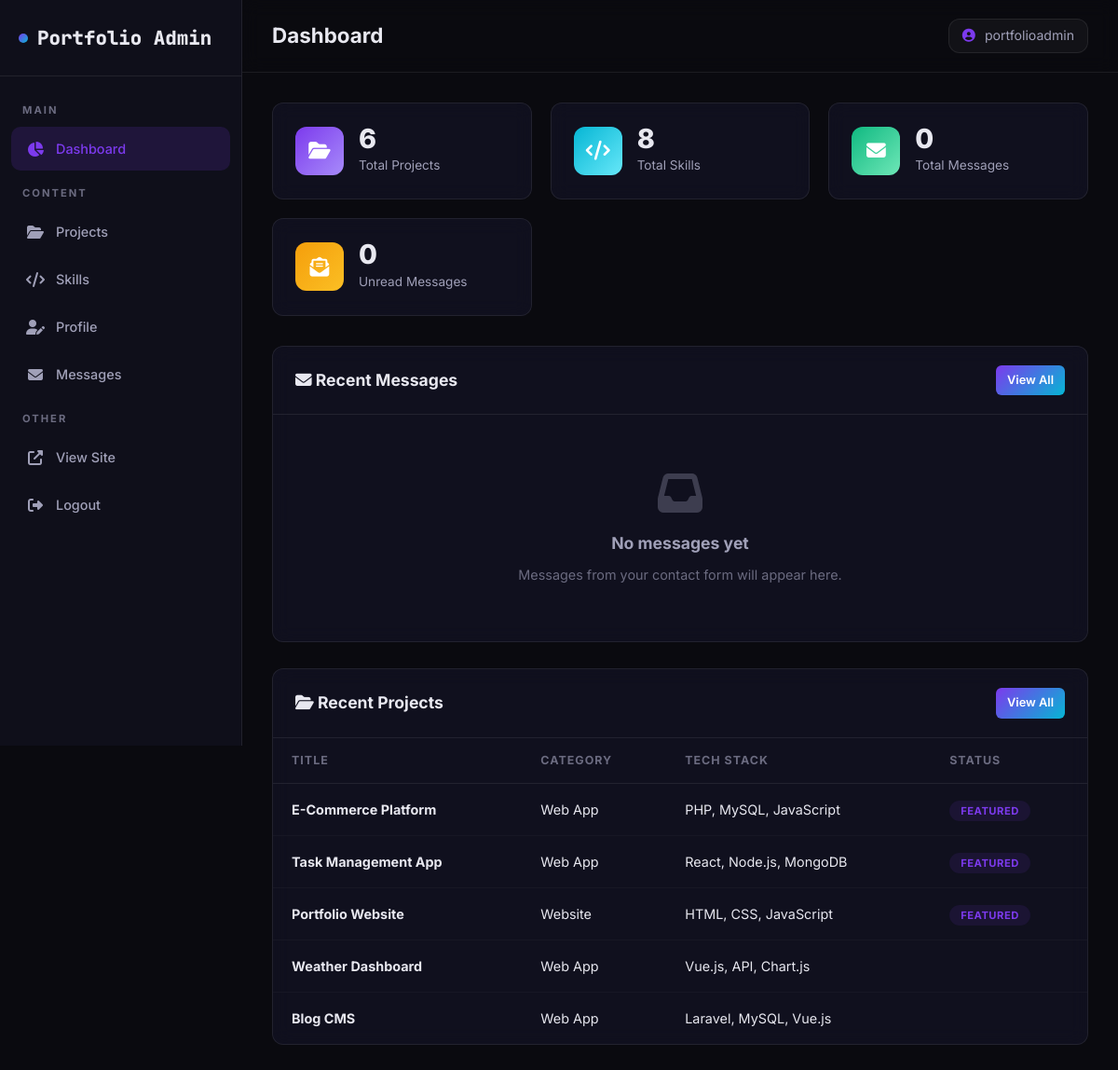
Screenshot of /admin/dashboard.php (signed in) with the database file from the repository.
### tables this page shows
CREATE TABLE IF NOT EXISTS projects (
    id INT AUTO_INCREMENT PRIMARY KEY,
    title VARCHAR(200) NOT NULL,
    description TEXT,
    image VARCHAR(255),
    category VARCHAR(50),
    tech_stack VARCHAR(255),
    link VARCHAR(255),
    github_link VARCHAR(255),
    is_featured TINYINT(1) DEFAULT 0,
    created_at TIMESTAMP DEFAULT CURRENT_TIMESTAMP
);

### admin/dashboard.php (the view, shortened to what this page needs)
<?php
$db = getDB();
$totalProjects = $db->query("SELECT COUNT(*) FROM projects")->fetchColumn();
$totalSkills = $db->query("SELECT COUNT(*) FROM skills")->fetchColumn();
$totalMessages = $db->query("SELECT COUNT(*) FROM messages")->fetchColumn();
$unreadMessages = $db->query("SELECT COUNT(*) FROM messages WHERE is_read = 0")->fetchColumn();
$recentMessages = $db->query("SELECT * FROM messages ORDER BY created_at DESC LIMIT 5")->fetchAll();
$recentProjects = $db->query("SELECT * FROM projects ORDER BY created_at DESC LIMIT 5")->fetchAll();
require_once 'includes/header.php';
?>
<div class="stats-grid">
    <div class="stat-card">
        <div class="stat-icon purple"><i class="fas fa-folder-open"></i></div>
        <div class="stat-info">
            <h3><?= $totalProjects ?></h3>
            <p>Total Projects</p>
        </div>
    </div>
    <div class="stat-card">
        <div class="stat-icon cyan"><i class="fas fa-code"></i></div>
        <div class="stat-info">
            <h3><?= $totalSkills ?></h3>
            <p>Total Skills</p>
        </div>
    </div>
    <div class="stat-card">
        <div class="stat-icon green"><i class="fas fa-envelope"></i></div>
        <div class="stat-info">
            <h3><?= $totalMessages ?></h3>
            <p>Total Messages</p>
        </div>
    </div>
    <div class="stat-card">
        <div class="stat-icon orange"><i class="fas fa-envelope-open-text"></i></div>
        <div class="stat-info">
            <h3><?= $unreadMessages ?></h3>
            <p>Unread Messages</p>
        </div>
    </div>
</div>
<div class="admin-table-wrapper" style="margin-bottom: 28px;">
    <div class="table-header">
        <h3><i class="fas fa-envelope"></i> Recent Messages</h3>
        <a href="messages.php" class="btn-admin btn-admin-sm btn-admin-primary">View All</a>
    </div>
    <?php if (empty($recentMessages)): ?>
    <div class="empty-state">
        <i class="fas fa-inbox"></i>
        <h3>No messages yet</h3>
        <p>Messages from your contact form will appear here.</p>
    </div>
    <?php endif; ?>
</div>
<div class="admin-table-wrapper">
    <div class="table-header">
        <h3><i class="fas fa-folder-open"></i> Recent Projects</h3>
        <a href="projects.php" class="btn-admin btn-admin-sm btn-admin-primary">View All</a>
    </div>
    <?php if (empty($recentProjects)): ?>
    <div class="empty-state">
        <i class="fas fa-folder"></i>
        <h3>No projects yet</h3>
        <p>Add your first project to get started.</p>
    </div>
    <?php else: ?>
    <table class="admin-table">
        <thead>
            <tr>
                <th>Title</th>
                <th>Category</th>
                <th>Tech Stack</th>
                <th>Status</th>
            </tr>
        </thead>
        <tbody>
            <?php foreach ($recentProjects as $proj): ?>
            <tr>
                <td><strong><?= htmlspecialchars($proj['title']) ?></strong></td>
                <td><?= htmlspecialchars($proj['category']) ?></td>
                <td><?= htmlspecialchars($proj['tech_stack']) ?></td>
                <td>
                    <?php if ($proj['is_featured']): ?>
                    <span class="status-badge featured">Featured</span>
                    <?php endif; ?>
                </td>
            </tr>
            <?php endforeach; ?>
        </tbody>
    </table>
    <?php endif; ?>
</div>
<?php require_once 'includes/footer.php'; ?>

### assets/css/admin.css (style rules this page uses)
:root { --admin-bg: #0a0a0f; --admin-sidebar: #0f0f1a; --admin-card: rgba(20, 20, 40, 0.6); --admin-border: rgba(255, 255, 255, 0.08); --admin-text: #e8e8f0; --admin-text-secondary: #a0a0b8; --admin-text-muted: #6b6b80; --admin-accent: #7c3aed; --admin-accent-hover: #8b5cf6; --admin-gradient: linear-gradient(135deg, #7c3aed, #06b6d4); --admin-success: #10b981; --admin-danger: #ef4444; --admin-warning: #f59e0b; --admin-info: #3b82f6; --admin-radius: 12px; --admin-transition: 0.3s ease; }
* { margin: 0; padding: 0; box-sizing: border-box; }
body { font-family: 'Inter', -apple-system, BlinkMacSystemFont, sans-serif; background: var(--admin-bg); color: var(--admin-text); line-height: 1.6; -webkit-font-smoothing: antialiased; }
a { text-decoration: none; color: inherit; }
.stats-grid { display: grid; grid-template-columns: repeat(auto-fit, minmax(240px, 1fr)); gap: 20px; margin-bottom: 32px; }
.stat-card { background: var(--admin-card); border: 1px solid var(--admin-border); border-radius: var(--admin-radius); padding: 24px; display: flex; align-items: center; gap: 16px; transition: var(--admin-transition); backdrop-filter: blur(10px); }
.stat-icon { width: 52px; height: 52px; border-radius: var(--admin-radius); display: flex; align-items: center; justify-content: center; font-size: 1.3rem; color: #fff; flex-shrink: 0; }
.stat-icon.purple { background: linear-gradient(135deg, #7c3aed, #a78bfa); }
.stat-icon.cyan { background: linear-gradient(135deg, #06b6d4, #67e8f9); }
.stat-icon.green { background: linear-gradient(135deg, #10b981, #6ee7b7); }
.stat-icon.orange { background: linear-gradient(135deg, #f59e0b, #fbbf24); }
.stat-info h3 { font-size: 1.8rem; font-weight: 800; line-height: 1; }
.stat-info p { font-size: 0.85rem; color: var(--admin-text-secondary); margin-top: 4px; }
.admin-table-wrapper { background: var(--admin-card); border: 1px solid var(--admin-border); border-radius: var(--admin-radius); overflow: hidden; backdrop-filter: blur(10px); }
.table-header { display: flex; justify-content: space-between; align-items: center; padding: 20px 24px; border-bottom: 1px solid var(--admin-border); }
.table-header h3 { font-size: 1.1rem; font-weight: 700; }
.admin-table { width: 100%; border-collapse: collapse; }
.admin-table th { padding: 14px 20px; text-align: left; font-size: 0.78rem; font-weight: 700; color: var(--admin-text-muted); text-transform: uppercase; letter-spacing: 1px; border-bottom: 1px solid var(--admin-border); }
.admin-table td { padding: 16px 20px; font-size: 0.9rem; border-bottom: 1px solid rgba(255, 255, 255, 0.03); }
.admin-table tr:last-child td { border-bottom: none; }
.btn-admin { display: inline-flex; align-items: center; gap: 8px; padding: 10px 20px; font-family: inherit; font-size: 0.85rem; font-weight: 600; border: none; border-radius: 8px; cursor: pointer; transition: var(--admin-transition); }
.btn-admin-primary { background: var(--admin-gradient); color: #fff; }
.btn-admin-sm { padding: 6px 12px; font-size: 0.8rem; border-radius: 6px; }
.status-badge { padding: 4px 12px; font-size: 0.7rem; font-weight: 700; border-radius: 20px; text-transform: uppercase; letter-spacing: 0.5px; }
.status-badge.featured { background: rgba(124, 58, 237, 0.1); color: var(--admin-accent); }
.empty-state { text-align: center; padding: 60px 20px; color: var(--admin-text-muted); }
.empty-state i { font-size: 3rem; margin-bottom: 16px; opacity: 0.5; }
.empty-state h3 { font-size: 1.1rem; margin-bottom: 8px; color: var(--admin-text-secondary); }
.empty-state p { font-size: 0.9rem; }

### rows the page displays
projects: title "E-Commerce Platform", category "Web App", tech_stack "PHP, MySQL, JavaScript", is_featured "FEATURED"
projects: title "Task Management App", category "Web App", tech_stack "React, Node.js, MongoDB", is_featured "FEATURED"
projects: title "Portfolio Website", category "Website", tech_stack "HTML, CSS, JavaScript", is_featured "FEATURED"
projects: title "Weather Dashboard", category "Web App", tech_stack "Vue.js, API, Chart.js"
projects: title "Blog CMS", category "Web App", tech_stack "Laravel, MySQL, Vue.js"

### other values shown
ADMIN_PAGE "Dashboard"
$_SESSION['admin_username'] "portfolioadmin"
$totalProjects "6"
$totalSkills "8"
$totalMessages "0"
$unreadMessages "0"
